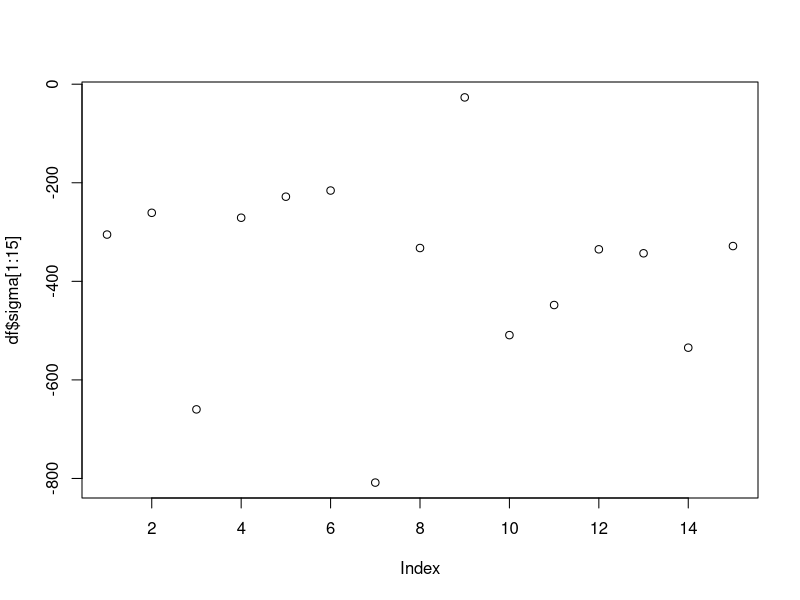
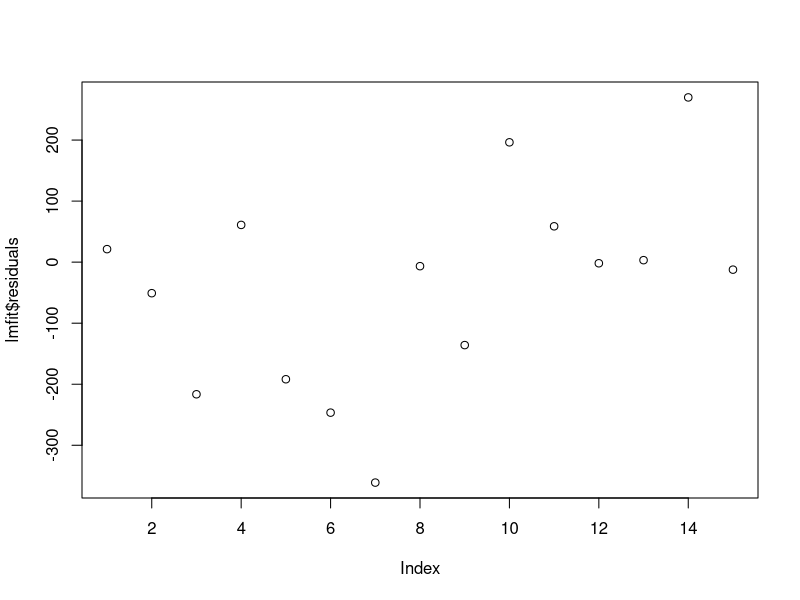

These figures' R source, in order:
## ---- chunk 1
knitr::opts_chunk$set(message = FALSE, echo = TRUE)
## ---- chunk 2
library(tidyverse)
library(readxl)
## ---- chunk 3
First_round_odds <- read_excel("data/First round odds.xlsx") %>%
  rename(
    "odds_1" = "Home win",
    "odds_draw" = "Draw",
    "odds_2" = "Away win",
    "TeamName1" = "Home",
    "TeamName2" = "Away"
  ) %>%
  mutate(TeamName2 = ifelse(TeamName2 == "Republic of Ireland", "Ireland", TeamName2))%>%
  mutate(
    p_ij = 1 / odds_1,
    p_draw = 1 / odds_draw,
    p_ji = 1 / odds_2,
    total_prob = p_ij + p_draw + p_ji
  ) %>%
  mutate(p_ij = p_ij / total_prob,
         p_draw = p_draw / total_prob,
         p_ji = p_ji / total_prob) %>%
  select(-total_prob) %>%
  mutate(logit_p_ij = log(p_ij / p_ji),
         s_ij = p_ij / p_ji)
## ---- chunk 4
p_ij <- First_round_odds[1,"p_ij"]%>%as.numeric()
p_draw <- First_round_odds[1,"p_draw"]%>%as.numeric()
s_ij <- First_round_odds[1,"s_ij"]%>%as.numeric()
## ---- chunk 5
target_function_beat <- function(p_ij,s_ij,nu){
  s_ij / (s_ij + 1 + nu*sqrt(s_ij)) - p_ij
}
target_function_draw <- function(p_draw,s_ij,nu){
  nu*sqrt(s_ij) / (s_ij + 1 + nu*sqrt(s_ij)) - p_draw
}
root_beat <- uniroot(target_function_beat, p_ij=p_ij,s_ij=s_ij,interval = c(-1,1))
root_draw <- uniroot(target_function_draw, p_draw=p_draw,s_ij=s_ij,interval = c(-1,1))
nu_fn_beat <- function(p_ij, s_ij){
  uniroot(target_function_beat, p_ij=p_ij,s_ij=s_ij,interval = c(-1,1))[['root']]
}
nu_fn_draw <- function(p_draw, s_ij){
  uniroot(target_function_draw, p_draw=p_draw,s_ij=s_ij,interval = c(-1,1))[['root']]
}
## ---- chunk 6
df <- First_round_odds %>%
  rowwise() %>%
  mutate(nu_beat = nu_fn_beat(p_ij,s_ij),
         nu_draw = nu_fn_draw(p_draw,s_ij)) %>%
  ungroup()
df
## ---- chunk 7
summary(df$nu_beat)
## ---- chunk 8
# based on 10 matches
odds_threshold <- 1.1
df%>%filter(odds_1 >= odds_threshold,
            odds_2 >= odds_threshold)%>%
  pull(nu_beat)%>%
  summary()
## ---- chunk 9
nu <- df%>%filter(odds_1 >= odds_threshold,
            odds_2 >= odds_threshold)%>%
  pull(nu_beat)%>%
  summary()

nu <- nu["Mean"]
nu
## ---- chunk 10
# based on 7 matches
odds_threshold <- 1.3
df%>%filter(odds_1 >= odds_threshold,
            odds_2 >= odds_threshold)%>%
  pull(nu_beat)%>%
  summary()
## ---- chunk 11
Fifa_rating <- read_csv("data/Fifa rating.csv")
## ---- chunk 12
df <- df%>%
  left_join(Fifa_rating%>%rename("F_i" = "Fifa rating"),by=c("TeamName1"="Team"))%>%
  left_join(Fifa_rating%>%rename("F_j" = "Fifa rating"),by=c("TeamName2"="Team"))
## ---- chunk 13
df <- df%>%
  mutate(sigma = (F_i - F_j) / log10((p_ji + 0.5*p_draw)/(p_ij + 0.5*p_draw)))
## ---- chunk 14
summary(df$sigma)
## ---- chunk 15
summary(df$sigma[1:15])
## ---- chunk 16
plot(df$sigma[1:15])
## ---- chunk 17
M <- df%>%
  transmute(X = log10((p_ji + 0.5*p_draw)/(p_ij + 0.5*p_draw)),
            Y = (F_i - F_j))

M <- M[1:15,]

lmfit <- lm(Y ~ -1 + X, data = M)
sigma_dash <- coef(lmfit)
summary(lmfit)
## ---- chunk 18
plot(lmfit$residuals)
## ---- chunk 19
Group_Winner_odds <- read_excel("data/Group Winner odds.xlsx")
## ---- chunk 20

get_group_matches <- function(group){
  Group_Winner_odds%>%
  filter(Group == group)%>%
  pull(Team)%>%
  combn(m=2)%>%
  t()%>%
  as.data.frame()%>%
  mutate(group = group)
}
groups <- LETTERS[1:8]

group_matches <- lapply(groups, get_group_matches)%>%
  do.call(rbind, .)%>%
  rename("TeamName1" = "V1", "TeamName2" = "V2") %>%
  rowwise() %>%
  mutate(match_string = sort(c(TeamName1,TeamName2))%>%paste(collapse = "-"))%>%
  ungroup()
## ---- chunk 21

find_sij <- function(alpha_ij, s_ij){
  (s_ij + 0.5 * nu * sqrt(s_ij)) / (s_ij + 1 + nu*sqrt(s_ij)) - alpha_ij
}
sij_fn <- function(alpha_ij){
  uniroot(find_sij, alpha_ij=alpha_ij,interval = c(0,10000))[['root']]
}

  
estimated_df <- group_matches%>%
  select(-c(TeamName1,TeamName2))%>%
  left_join(
    df%>%
      rowwise()%>%
      mutate(match_string = sort(c(TeamName1,TeamName2))%>%paste(collapse = "-"))%>%
      ungroup(),
    by = "match_string"
  )%>%
  rowwise()%>%
  mutate(TeamName1 = ifelse(is.na(TeamName1), str_split(match_string, pattern="-", simplify = T)[1], TeamName1),
         TeamName2 = ifelse(is.na(TeamName2), str_split(match_string, pattern="-", simplify = T)[2], TeamName2))%>%
  ungroup()%>%
  # drop Fifa rankings here to join them back for all matches in next step
  select(-c(F_i,F_j, sigma))%>%
  select(-starts_with("nu"))%>%
  left_join(Fifa_rating%>%rename("F_i" = "Fifa rating"),by=c("TeamName1"="Team"))%>%
  left_join(Fifa_rating%>%rename("F_j" = "Fifa rating"),by=c("TeamName2"="Team"))%>%
  mutate(alpha_ij = 1 / (1 + 10^((F_i - F_j)/ sigma_dash))) %>%
  rowwise()%>%
  mutate(s_ij = ifelse(is.na(s_ij),sij_fn(alpha_ij),s_ij))%>%
  ungroup()

## ---- chunk 22
estimated_df
